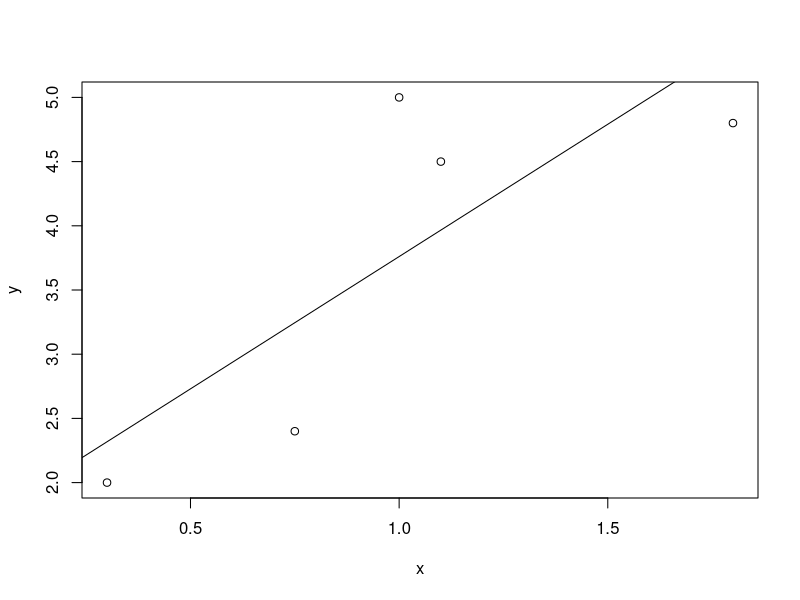

Here is the R script that generated this plot:

x <- c(1.1, 0.3, 1, 0.75, 1.8)     
y <- c(4.5, 2,   5, 2.4 , 4.8) 
n=5


#1.a
sprintf('1.a Correlation between x and y is %f', cor(x,y))

#1.b

xbar <- mean(x)
ybar <- mean(y)

sx <- sum(x^2)
sy <- sum(y^2)

bh <- (sum(x*y) - n*xbar*ybar)/(sx - n*xbar^2)
ah <- ybar - bh*xbar              

sprintf('1.b yh = %f + %fx',ah, bh)
plot(x,y)
abline(a=ah, b=bh)

#1.c
sigmah <- (sum((y - ah - bh*x) ^ 2)) / (n-2)
sprintf('1.c sigmah = %f',sigmah)

#1.d
#distribution of Normal
#sigmasquare / (sum((xi-Xbar)^2)
sprintf('1.d Normal distribution with mean b and variance signa^2/%f', sum((x - xbar)^2))

#1.e
variance <- 0.8
sd <- (variance)^0.5
multiple <- (1/sum((x - xbar)^2))^0.5
z <- bh/( sd * multiple)
pval <- 2 * pnorm(z,lower.tail = FALSE)
sprintf('1.e Z value = %f p-value = %f', z, pval)

